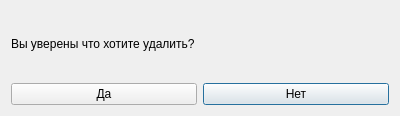
<?xml version="1.0" encoding="UTF-8"?>
<ui version="4.0">
 <class>Dialog</class>
 <widget class="QDialog" name="Dialog">
  <property name="geometry">
   <rect>
    <x>0</x>
    <y>0</y>
    <width>400</width>
    <height>116</height>
   </rect>
  </property>
  <property name="maximumSize">
   <size>
    <width>400</width>
    <height>116</height>
   </size>
  </property>
  <property name="windowTitle">
   <string>Подтвердите действие</string>
  </property>
  <layout class="QGridLayout" name="gridLayout_2">
   <item row="0" column="0">
    <widget class="QLabel" name="label">
     <property name="text">
      <string>Вы уверены что хотите удалить?</string>
     </property>
    </widget>
   </item>
   <item row="1" column="1">
    <widget class="QPushButton" name="noButton">
     <property name="text">
      <string>Нет</string>
     </property>
    </widget>
   </item>
   <item row="1" column="0">
    <widget class="QPushButton" name="yesButton">
     <property name="text">
      <string>Да</string>
     </property>
    </widget>
   </item>
  </layout>
 </widget>
 <resources/>
 <connections/>
</ui>
